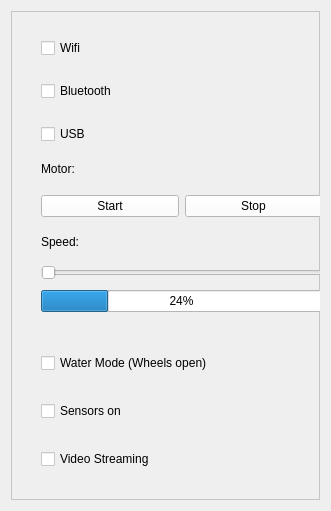
     <widget class="QWidget" name="horizontalLayoutWidget_3">
      <property name="geometry">
       <rect>
        <x>660</x>
        <y>20</y>
        <width>331</width>
        <height>511</height>
       </rect>
      </property>
      <layout class="QHBoxLayout" name="horizontalLayoutRight_3">
       <item>
        <widget class="QFrame" name="right_3">
         <property name="palette">
          <palette>
           <active>
            <colorrole role="WindowText">
             <brush brushstyle="SolidPattern">
              <color alpha="255">
               <red>0</red>
               <green>0</green>
               <blue>0</blue>
              </color>
             </brush>
            </colorrole>
            <colorrole role="Button">
             <brush brushstyle="SolidPattern">
              <color alpha="255">
               <red>255</red>
               <green>255</green>
               <blue>255</blue>
              </color>
             </brush>
            </colorrole>
            <colorrole role="Light">
             <brush brushstyle="SolidPattern">
              <color alpha="255">
               <red>255</red>
               <green>255</green>
               <blue>255</blue>
              </color>
             </brush>
            </colorrole>
            <colorrole role="Midlight">
             <brush brushstyle="SolidPattern">
              <color alpha="255">
               <red>255</red>
               <green>255</green>
               <blue>255</blue>
              </color>
             </brush>
            </colorrole>
            <colorrole role="Dark">
             <brush brushstyle="SolidPattern">
              <color alpha="255">
               <red>127</red>
               <green>127</green>
               <blue>127</blue>
              </color>
             </brush>
            </colorrole>
            <colorrole role="Mid">
             <brush brushstyle="SolidPattern">
              <color alpha="255">
               <red>170</red>
               <green>170</green>
               <blue>170</blue>
              </color>
             </brush>
            </colorrole>
            <colorrole role="Text">
             <brush brushstyle="SolidPattern">
              <color alpha="255">
               <red>0</red>
               <green>0</green>
               <blue>0</blue>
              </color>
             </brush>
            </colorrole>
            <colorrole role="BrightText">
             <brush brushstyle="SolidPattern">
              <color alpha="255">
               <red>255</red>
               <green>255</green>
               <blue>255</blue>
              </color>
             </brush>
            </colorrole>
            <colorrole role="ButtonText">
             <brush brushstyle="SolidPattern">
              <color alpha="255">
               <red>0</red>
               <green>0</green>
               <blue>0</blue>
              </color>
             </brush>
            </colorrole>
            <colorrole role="Base">
             <brush brushstyle="SolidPattern">
              <color alpha="255">
               <red>255</red>
               <green>255</green>
               <blue>255</blue>
              </color>
             </brush>
            </colorrole>
            <colorrole role="Window">
             <brush brushstyle="SolidPattern">
              <color alpha="255">
               <red>255</red>
               <green>255</green>
               <blue>255</blue>
              </color>
             </brush>
            </colorrole>
            <colorrole role="Shadow">
             <brush brushstyle="SolidPattern">
              <color alpha="255">
               <red>0</red>
               <green>0</green>
               <blue>0</blue>
              </color>
             </brush>
            </colorrole>
            <colorrole role="AlternateBase">
             <brush brushstyle="SolidPattern">
              <color alpha="255">
               <red>255</red>
               <green>255</green>
               <blue>255</blue>
              </color>
             </brush>
            </colorrole>
            <colorrole role="ToolTipBase">
             <brush brushstyle="SolidPattern">
              <color alpha="255">
               <red>255</red>
               <green>255</green>
               <blue>220</blue>
              </color>
             </brush>
            </colorrole>
            <colorrole role="ToolTipText">
             <brush brushstyle="SolidPattern">
              <color alpha="255">
               <red>0</red>
               <green>0</green>
               <blue>0</blue>
              </color>
             </brush>
            </colorrole>
            <colorrole role="PlaceholderText">
             <brush brushstyle="SolidPattern">
              <color alpha="128">
               <red>0</red>
               <green>0</green>
               <blue>0</blue>
              </color>
             </brush>
            </colorrole>
           </active>
           <inactive>
            <colorrole role="WindowText">
             <brush brushstyle="SolidPattern">
              <color alpha="255">
               <red>0</red>
               <green>0</green>
               <blue>0</blue>
              </color>
             </brush>
            </colorrole>
            <colorrole role="Button">
             <brush brushstyle="SolidPattern">
              <color alpha="255">
               <red>255</red>
               <green>255</green>
               <blue>255</blue>
              </color>
             </brush>
            </colorrole>
            <colorrole role="Light">
             <brush brushstyle="SolidPattern">
              <color alpha="255">
               <red>255</red>
               <green>255</green>
               <blue>255</blue>
              </color>
             </brush>
            </colorrole>
            <colorrole role="Midlight">
             <brush brushstyle="SolidPattern">
              <color alpha="255">
               <red>255</red>
               <green>255</green>
               <blue>255</blue>
              </color>
             </brush>
            </colorrole>
            <colorrole role="Dark">
             <brush brushstyle="SolidPattern">
              <color alpha="255">
               <red>127</red>
               <green>127</green>
               <blue>127</blue>
              </color>
             </brush>
            </colorrole>
            <colorrole role="Mid">
             <brush brushstyle="SolidPattern">
              <color alpha="255">
               <red>170</red>
               <green>170</green>
               <blue>170</blue>
              </color>
             </brush>
            </colorrole>
            <colorrole role="Text">
             <brush brushstyle="SolidPattern">
              <color alpha="255">
               <red>0</red>
               <green>0</green>
               <blue>0</blue>
              </color>
             </brush>
            </colorrole>
            <colorrole role="BrightText">
             <brush brushstyle="SolidPattern">
              <color alpha="255">
               <red>255</red>
               <green>255</green>
               <blue>255</blue>
              </color>
             </brush>
            </colorrole>
            <colorrole role="ButtonText">
             <brush brushstyle="SolidPattern">
              <color alpha="255">
               <red>0</red>
               <green>0</green>
               <blue>0</blue>
              </color>
             </brush>
            </colorrole>
            <colorrole role="Base">
             <brush brushstyle="SolidPattern">
              <color alpha="255">
               <red>255</red>
               <green>255</green>
               <blue>255</blue>
              </color>
             </brush>
            </colorrole>
            <colorrole role="Window">
             <brush brushstyle="SolidPattern">
              <color alpha="255">
               <red>255</red>
               <green>255</green>
               <blue>255</blue>
              </color>
             </brush>
            </colorrole>
            <colorrole role="Shadow">
             <brush brushstyle="SolidPattern">
              <color alpha="255">
               <red>0</red>
               <green>0</green>
               <blue>0</blue>
              </color>
             </brush>
            </colorrole>
            <colorrole role="AlternateBase">
             <brush brushstyle="SolidPattern">
              <color alpha="255">
               <red>255</red>
               <green>255</green>
               <blue>255</blue>
              </color>
             </brush>
            </colorrole>
            <colorrole role="ToolTipBase">
             <brush brushstyle="SolidPattern">
              <color alpha="255">
               <red>255</red>
               <green>255</green>
               <blue>220</blue>
              </color>
             </brush>
            </colorrole>
            <colorrole role="ToolTipText">
             <brush brushstyle="SolidPattern">
              <color alpha="255">
               <red>0</red>
               <green>0</green>
               <blue>0</blue>
              </color>
             </brush>
            </colorrole>
            <colorrole role="PlaceholderText">
             <brush brushstyle="SolidPattern">
              <color alpha="128">
               <red>0</red>
               <green>0</green>
               <blue>0</blue>
              </color>
             </brush>
            </colorrole>
           </inactive>
           <disabled>
            <colorrole role="WindowText">
             <brush brushstyle="SolidPattern">
              <color alpha="255">
               <red>127</red>
               <green>127</green>
               <blue>127</blue>
              </color>
             </brush>
            </colorrole>
            <colorrole role="Button">
             <brush brushstyle="SolidPattern">
              <color alpha="255">
               <red>255</red>
               <green>255</green>
               <blue>255</blue>
              </color>
             </brush>
            </colorrole>
            <colorrole role="Light">
             <brush brushstyle="SolidPattern">
              <color alpha="255">
               <red>255</red>
               <green>255</green>
               <blue>255</blue>
              </color>
             </brush>
            </colorrole>
            <colorrole role="Midlight">
             <brush brushstyle="SolidPattern">
              <color alpha="255">
               <red>255</red>
               <green>255</green>
               <blue>255</blue>
              </color>
             </brush>
            </colorrole>
            <colorrole role="Dark">
             <brush brushstyle="SolidPattern">
              <color alpha="255">
               <red>127</red>
               <green>127</green>
               <blue>127</blue>
              </color>
             </brush>
            </colorrole>
            <colorrole role="Mid">
             <brush brushstyle="SolidPattern">
              <color alpha="255">
               <red>170</red>
               <green>170</green>
               <blue>170</blue>
              </color>
             </brush>
            </colorrole>
            <colorrole role="Text">
             <brush brushstyle="SolidPattern">
              <color alpha="255">
               <red>127</red>
               <green>127</green>
               <blue>127</blue>
              </color>
             </brush>
            </colorrole>
            <colorrole role="BrightText">
             <brush brushstyle="SolidPattern">
              <color alpha="255">
               <red>255</red>
               <green>255</green>
               <blue>255</blue>
              </color>
             </brush>
            </colorrole>
            <colorrole role="ButtonText">
             <brush brushstyle="SolidPattern">
              <color alpha="255">
               <red>127</red>
               <green>127</green>
               <blue>127</blue>
              </color>
             </brush>
            </colorrole>
            <colorrole role="Base">
             <brush brushstyle="SolidPattern">
              <color alpha="255">
               <red>255</red>
               <green>255</green>
               <blue>255</blue>
              </color>
             </brush>
            </colorrole>
            <colorrole role="Window">
             <brush brushstyle="SolidPattern">
              <color alpha="255">
               <red>255</red>
               <green>255</green>
               <blue>255</blue>
              </color>
             </brush>
            </colorrole>
            <colorrole role="Shadow">
             <brush brushstyle="SolidPattern">
              <color alpha="255">
               <red>0</red>
               <green>0</green>
               <blue>0</blue>
              </color>
             </brush>
            </colorrole>
            <colorrole role="AlternateBase">
             <brush brushstyle="SolidPattern">
              <color alpha="255">
               <red>255</red>
               <green>255</green>
               <blue>255</blue>
              </color>
             </brush>
            </colorrole>
            <colorrole role="ToolTipBase">
             <brush brushstyle="SolidPattern">
              <color alpha="255">
               <red>255</red>
               <green>255</green>
               <blue>220</blue>
              </color>
             </brush>
            </colorrole>
            <colorrole role="ToolTipText">
             <brush brushstyle="SolidPattern">
              <color alpha="255">
               <red>0</red>
               <green>0</green>
               <blue>0</blue>
              </color>
             </brush>
            </colorrole>
            <colorrole role="PlaceholderText">
             <brush brushstyle="SolidPattern">
              <color alpha="128">
               <red>0</red>
               <green>0</green>
               <blue>0</blue>
              </color>
             </brush>
            </colorrole>
           </disabled>
          </palette>
         </property>
         <property name="mouseTracking">
          <bool>false</bool>
         </property>
         <property name="frameShape">
          <enum>QFrame::StyledPanel</enum>
         </property>
         <property name="frameShadow">
          <enum>QFrame::Raised</enum>
         </property>
         <widget class="QLabel" name="speedLabel_3">
          <property name="geometry">
           <rect>
            <x>30</x>
            <y>220</y>
            <width>151</width>
            <height>21</height>
           </rect>
          </property>
          <property name="text">
           <string>Speed:</string>
          </property>
          <property name="textFormat">
           <enum>Qt::AutoText</enum>
          </property>
         </widget>
         <widget class="QLabel" name="motorLabel_3">
          <property name="geometry">
           <rect>
            <x>30</x>
            <y>150</y>
            <width>55</width>
            <height>16</height>
           </rect>
          </property>
          <property name="text">
           <string>Motor:</string>
          </property>
         </widget>
         <widget class="QWidget" name="layoutWidget_11">
          <property name="geometry">
           <rect>
            <x>30</x>
            <y>250</y>
            <width>281</width>
            <height>55</height>
           </rect>
          </property>
          <layout class="QVBoxLayout" name="verticalLayout_9">
           <item>
            <widget class="QSlider" name="speedometer_3">
             <property name="orientation">
              <enum>Qt::Horizontal</enum>
             </property>
            </widget>
           </item>
           <item>
            <widget class="QProgressBar" name="progressBar_3">
             <property name="value">
              <number>24</number>
             </property>
            </widget>
           </item>
          </layout>
         </widget>
         <widget class="QWidget" name="layoutWidget_12">
          <property name="geometry">
           <rect>
            <x>30</x>
            <y>320</y>
            <width>281</width>
            <height>211</height>
           </rect>
          </property>
          <layout class="QVBoxLayout" name="verticalLayout_10">
           <item>
            <widget class="QCheckBox" name="lineTrackerButton_3">
             <property name="text">
              <string>Water Mode (Wheels open)</string>
             </property>
            </widget>
           </item>
           <item>
            <widget class="QCheckBox" name="obstackleAvoidingBox_3">
             <property name="text">
              <string>Sensors on</string>
             </property>
            </widget>
           </item>
           <item>
            <widget class="QCheckBox" name="streamingBox_3">
             <property name="text">
              <string>Video Streaming</string>
             </property>
            </widget>
           </item>
           <item>
            <widget class="QCheckBox" name="controllingBox_3">
             <property name="text">
              <string>Manuel Controlling</string>
             </property>
            </widget>
           </item>
          </layout>
         </widget>
         <widget class="QWidget" name="layoutWidget_13">
          <property name="geometry">
           <rect>
            <x>30</x>
            <y>10</y>
            <width>281</width>
            <height>141</height>
           </rect>
          </property>
          <layout class="QVBoxLayout" name="verticalLayout_11">
           <item>
            <widget class="QCheckBox" name="wifiBox_3">
             <property name="text">
              <string>Wifi</string>
             </property>
            </widget>
           </item>
           <item>
            <widget class="QCheckBox" name="bluetoothBox_3">
             <property name="text">
              <string>Bluetooth</string>
             </property>
            </widget>
           </item>
           <item>
            <widget class="QCheckBox" name="usbButton_3">
             <property name="text">
              <string>USB</string>
             </property>
            </widget>
           </item>
          </layout>
         </widget>
         <widget class="QWidget" name="layoutWidget_14">
          <property name="geometry">
           <rect>
            <x>30</x>
            <y>180</y>
            <width>281</width>
            <height>30</height>
           </rect>
          </property>
          <layout class="QHBoxLayout" name="horizontalLayout_3">
           <item>
            <widget class="QPushButton" name="motorStart_3">
             <property name="text">
              <string>Start</string>
             </property>
            </widget>
           </item>
           <item>
            <widget class="QPushButton" name="motorStop_3">
             <property name="text">
              <string>Stop</string>
             </property>
            </widget>
           </item>
          </layout>
         </widget>
        </widget>
       </item>
      </layout>
     </widget>
